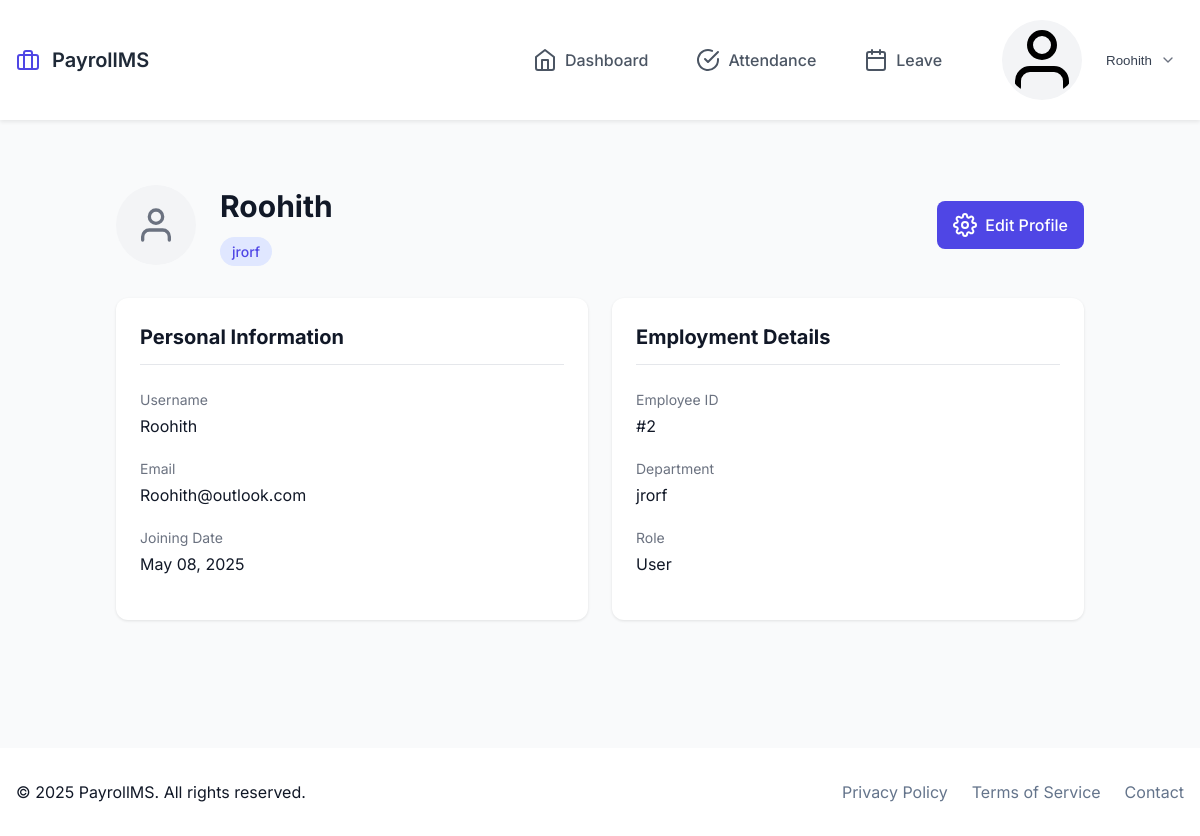
The app's page /user/profile (signed in) with its own data.
### src/models/employee.py (models this page shows, shortened)
class Employee(db.Model):
    __tablename__ = 'employee'
    id: int = db.Column(db.Integer, primary_key=True)
    username: str = db.Column(db.String(80), unique=True, nullable=False)
    password_hash: str = db.Column(db.String(120), nullable=False)
    name: str = db.Column(db.String(100), nullable=False)
    email: str = db.Column(db.String(120), unique=True, nullable=False)
    position: Optional[str] = db.Column(db.String(80))
    salary: float = db.Column(db.Float, nullable=False)
    joining_date: date = db.Column(db.Date, nullable=False)
    role: str = db.Column(db.String(20), default='user')
    base_salary: float = db.Column(db.Float, nullable=False)
    hra: float = db.Column(db.Float, default=0.0)
    da: float = db.Column(db.Float, default=0.0)
    ta: float = db.Column(db.Float, default=0.0)
    pf: float = db.Column(db.Float, default=0.0)
    tax: float = db.Column(db.Float, default=0.0)

### src/routes/user.py (the view)
@user_bp.route('/profile')
@login_required
def profile():
    employee = Employee.query.get(session['user_id'])
    return render_template('user/profile.html', user=employee)

### src/app.py (called while the page is built)
def create_app():
    app = Flask(__name__)
    app.config.from_object(Config)
    init_app(app)
    from .routes import init_routes
    init_routes(app)
    @app.context_processor
    def utility_processor():
        return {
            'now': datetime.now()
        }
    @app.route('/')
    def home():
        return render_template('home.html')
    return app

### src/routes/auth.py (called while the page is built)
def login_required(f: Callable) -> Callable:
    @wraps(f)
    def decorated_function(*args: Any, **kwargs: Any) -> Union[Response, Any]:
        if 'user_id' not in session:
            flash('Please log in first.', 'danger')
            return redirect(url_for('auth.login'))
        return f(*args, **kwargs)
    return decorated_function

### src/templates/user/profile.html (shortened to what this page needs)
{% extends "base.html" %}
{% block content %}
<div class="profile-container">
    <div class="profile-header">
        <div class="profile-info">
            <div class="profile-avatar">
                <i data-feather="user" class="avatar-icon"></i>
            </div>
            <div class="profile-details">
                <h1>{{ user.name }}</h1>
                <p class="role-badge">{{ user.position }}</p>
            </div>
        </div>
        <a href="{{ url_for('user.settings') }}" class="btn-edit">
            <i data-feather="settings"></i>
            Edit Profile
        </a>
    </div>
    <div class="profile-grid">
        <div class="profile-card">
            <h2>Personal Information</h2>
            <div class="info-group">
                <label>Username</label>
                <p>{{ user.username }}</p>
            </div>
            <div class="info-group">
                <label>Email</label>
                <p>{{ user.email }}</p>
            </div>
            <div class="info-group">
                <label>Joining Date</label>
                <p>{{ user.joining_date.strftime('%B %d, %Y') }}</p>
            </div>
        </div>
        <div class="profile-card">
            <h2>Employment Details</h2>
            <div class="info-group">
                <label>Employee ID</label>
                <p>#{{ user.id }}</p>
            </div>
            <div class="info-group">
                <label>Department</label>
                <p>{{ user.position }}</p>
            </div>
            <div class="info-group">
                <label>Role</label>
                <p>{{ user.role.title() }}</p>
            </div>
        </div>
    </div>
</div>
{% endblock %}

### src/templates/base.html (style rules this page uses)
:root { --primary: #4f46e5; --primary-dark: #4338ca; --secondary: #64748b; --white: #ffffff; --black: #111827; --gray-50: #f9fafb; --gray-100: #f3f4f6; --gray-200: #e5e7eb; }
* { margin: 0; padding: 0; box-sizing: border-box; }
body { font-family: 'Inter', system-ui, sans-serif; background-color: var(--gray-50); color: var(--black); line-height: 1.5; }
.profile-info { display: flex; align-items: center; gap: 0.5rem; }
.profile-avatar { width: 32px; height: 32px; padding: 0.25rem; background-color: #e5e7eb; border-radius: 50%; }

### src/templates/user/profile.html (style rules this page uses)
.profile-container { max-width: 1000px; margin: 2rem auto; padding: 0 1rem; }
.profile-header { display: flex; justify-content: space-between; align-items: center; margin-bottom: 2rem; }
.profile-info { display: flex; align-items: center; gap: 1.5rem; }
.profile-avatar { width: 80px; height: 80px; background: #f3f4f6; border-radius: 50%; display: flex; align-items: center; justify-content: center; }
.avatar-icon { width: 40px; height: 40px; color: #6b7280; }
.profile-details h1 { font-size: 1.875rem; color: #111827; margin-bottom: 0.5rem; }
.role-badge { display: inline-block; padding: 0.25rem 0.75rem; background: #e0e7ff; color: #4f46e5; border-radius: 9999px; font-size: 0.875rem; font-weight: 500; }
.btn-edit { display: inline-flex; align-items: center; gap: 0.5rem; padding: 0.75rem 1rem; background: #4f46e5; color: white; border-radius: 0.5rem; text-decoration: none; font-weight: 500; transition: background-color 0.2s; }
.profile-grid { display: grid; grid-template-columns: repeat(auto-fit, minmax(300px, 1fr)); gap: 1.5rem; }
.profile-card { background: white; padding: 1.5rem; border-radius: 0.75rem; box-shadow: 0 1px 3px rgba(0,0,0,0.1); }
.profile-card h2 { font-size: 1.25rem; color: #111827; margin-bottom: 1.5rem; padding-bottom: 0.75rem; border-bottom: 1px solid #e5e7eb; }
.info-group { margin-bottom: 1.25rem; }
.info-group label { display: block; font-size: 0.875rem; color: #6b7280; margin-bottom: 0.25rem; }
.info-group p { color: #111827; font-size: 1rem; }

### records on screen
Employee: name "Roohith", position "jrorf", username "Roohith", email "Roohith@outlook.com", joining_date "May 08, 2025", id "2", role "User"

### other values on screen
{{ session.get('user_name', 'User') }} "Roohith"
